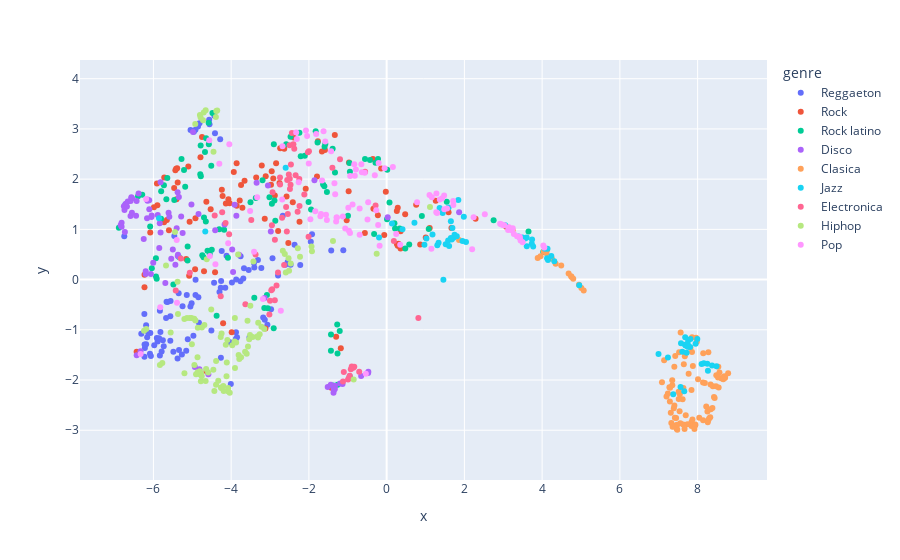

Source (notebook cell):
### Code cell
def get_scatter(fig_df, color_col):
    fig = px.scatter(
        fig_df,
        x="x",
        y="y",
        color=color_col,
        hover_name=df["artist"] + " - " + df["name"],
        # labels={"genre": "Género Musical"},
        hover_data=[
            "danceability",
            "energy",
            "speechiness",
            "acousticness",
            "instrumentalness",
            "valence",
            'duration_ms',
            'loudness',
            'tempo',
            'genre'
        ],
        range_x=(fig_df["x"].min() - 1, fig_df["x"].max() + 1),
        range_y=(fig_df["y"].min() - 1, fig_df["y"].max() + 1),
    )
    return fig


get_scatter(fig_df, "genre")
